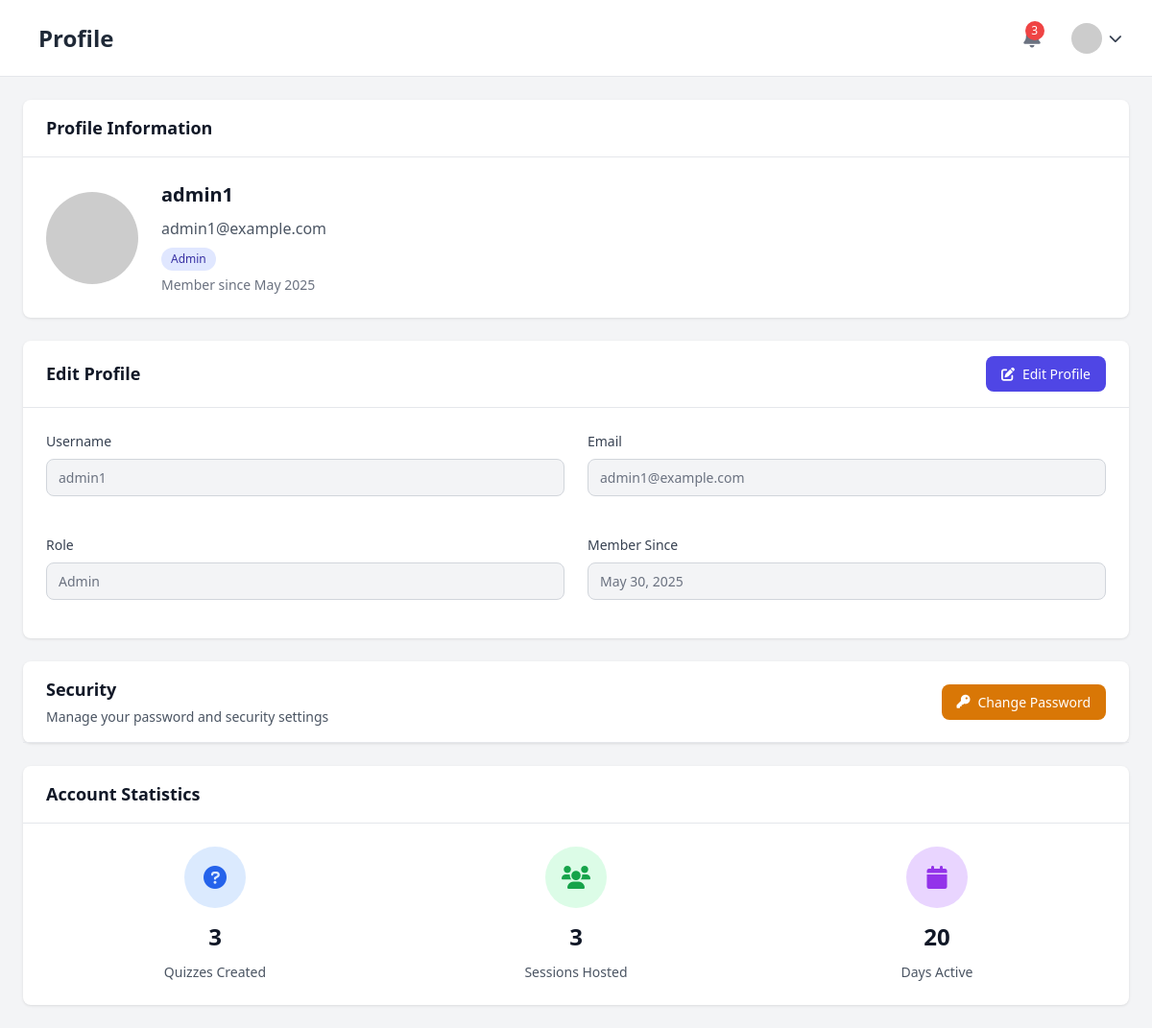
The page /pages/profile.php (signed in) on the database its author committed.
### tables this page shows
CREATE TABLE `users` (
  `user_id` bigint unsigned NOT NULL AUTO_INCREMENT,
  `username` varchar(50) NOT NULL,
  `password_hash` text NOT NULL,
  `email` varchar(100) DEFAULT NULL,
  `role` enum('admin','participant') DEFAULT 'participant',
  `created_at` timestamp NULL DEFAULT CURRENT_TIMESTAMP,
  `last_login` timestamp NULL DEFAULT NULL,
  `last_logout` timestamp NULL DEFAULT NULL,
  `last_login_ip` varchar(45) DEFAULT NULL,
  `session_count` int DEFAULT '0',
  PRIMARY KEY (`user_id`),
  UNIQUE KEY `username` (`username`)
);

### assets/php/profile_data.php (called while the page is built, shortened)
<?php
require_once 'koneksi_db.php';
$current_user_id = $_SESSION['user_id'];
function getUserData($koneksi, $user_id) {
  $sql = "SELECT user_id, username, email, role, created_at FROM users WHERE user_id = ?";
  $stmt = $koneksi->prepare($sql);
  $stmt->bind_param("i", $user_id);
  $stmt->execute();
  $result = $stmt->get_result();
  return $result->fetch_assoc();
}
function getUserQuizCount($koneksi, $user_id) {
  $sql = "SELECT COUNT(*) as total FROM quizzes WHERE created_by = ?";
  $stmt = $koneksi->prepare($sql);
  $stmt->bind_param("i", $user_id);
  $stmt->execute();
  $result = $stmt->get_result();
  return $result->fetch_assoc()['total'] ?? 0;
}
function getUserSessionCount($koneksi, $user_id) {
  $sql = "SELECT COUNT(DISTINCT qs.session_id) as total
          FROM quiz_sessions qs
          JOIN quizzes q ON qs.quiz_id = q.quiz_id
          WHERE q.created_by = ?";
  $stmt = $koneksi->prepare($sql);
  $stmt->bind_param("i", $user_id);
  $stmt->execute();
  $result = $stmt->get_result();
  return $result->fetch_assoc()['total'] ?? 0;
}
function getDaysActive($created_at) {
  $join_date = new DateTime($created_at);
  $now = new DateTime();
  $diff = $now->diff($join_date);
  return $diff->days;
}
$user_data = getUserData($koneksi, $current_user_id);
$quiz_count = getUserQuizCount($koneksi, $current_user_id);
$session_count = getUserSessionCount($koneksi, $current_user_id);
$days_active = getDaysActive($user_data['created_at']);
?>

### pages/profile.php (the view, shortened to what this page needs)
<?php
require_once '../assets/php/profile_data.php';
?>
<!DOCTYPE html>
<html lang="en">
<head>
<script src="https://cdn.tailwindcss.com"></script>
<link rel="stylesheet" href="https://cdnjs.cloudflare.com/ajax/libs/font-awesome/6.0.0/css/all.min.css">
<link rel="stylesheet" href="../assets/css/profile.css">
</head>
<body class="bg-gray-100">
<div class="profile-layout" >
    <div class="profile-main-container">
        <header class="profile-header">
            <div class="profile-header-content">
                <div class="profile-header-left">
                    <h2 class="profile-header-title">Profile</h2>
                </div>
                <div class="profile-header-right">
                    <button class="profile-header-notification">
                        <span class="profile-header-notification-badge">3</span>
                    </button>
                    <div class="profile-header-dropdown" x-data="{ open: false }">
                        <button @click="open = !open" class="profile-header-dropdown-btn">
                            <img class="profile-header-dropdown-avatar"
                                 src="https://ui-avatars.com/api/?name=<?php echo urlencode($user_data['username']); ?>&background=6366f1&color=fff"
                                 alt="Profile">
                            <i class="fas fa-chevron-down profile-header-dropdown-icon"></i>
                        </button>
                    </div>
                </div>
            </div>
        </header>
        <main class="profile-content-area">
            <div class="profile-max-width">
                <div class="profile-card spaced">
                    <div class="profile-card-header">
                        <h3 class="profile-card-title">Profile Information</h3>
                    </div>
                    <div class="profile-card-content">
                        <div class="profile-info-container">
                            <div class="profile-info-avatar-wrapper">
                                <img class="profile-info-avatar"
                                     src="https://ui-avatars.com/api/?name=<?php echo urlencode($user_data['username']); ?>&background=6366f1&color=fff&size=96"
                                     alt="Profile Picture">
                            </div>
                            <div class="profile-info-details">
                                <h4 class="profile-info-name"><?php echo htmlspecialchars($user_data['username']); ?></h4>
                                <p class="profile-info-email"><?php echo htmlspecialchars($user_data['email']); ?></p>
                                <p class="text-sm text-gray-500">
                                    <span class="profile-info-role-badge">
                                        <?php echo ucfirst($user_data['role']); ?>
                                    </span>
                                </p>
                                <p class="profile-info-member-since">
                                    Member since <?php echo date('F Y', strtotime($user_data['created_at'])); ?>
                                </p>
                            </div>
                        </div>
                    </div>
                </div>
                <div class="profile-card" x-data="{ editMode: false }">
                    <div class="profile-card-header with-action">
                        <h3 class="profile-card-title">Edit Profile</h3>
                        <button @click="editMode = !editMode"
                                class="profile-btn primary">
                            <i class="fas fa-edit profile-btn-icon"></i>
                            <span x-text="editMode ? 'Cancel' : 'Edit Profile'"></span>
                        </button>
                    </div>
                    <div class="profile-card-content">
                        <form method="POST" action="">
                            <div class="profile-form-grid">
                                <div class="profile-form-group">
                                    <label for="username" class="profile-form-label">Username</label>
                                    <input type="text"
                                           id="username"
                                           name="username"
                                           value="<?php echo htmlspecialchars($user_data['username']); ?>"
                                           :disabled="!editMode"
                                           required
                                           class="profile-form-input disabled">
                                </div>
                                <div class="profile-form-group">
                                    <label for="email" class="profile-form-label">Email</label>
                                    <input type="email"
                                           id="email"
                                           name="email"
                                           value="<?php echo htmlspecialchars($user_data['email']); ?>"
                                           :disabled="!editMode"
                                           required
                                           class="profile-form-input disabled">
                                </div>
                                <div class="profile-form-group">
                                    <label for="role" class="profile-form-label">Role</label>
                                    <input type="text"
                                           id="role"
                                           value="<?php echo ucfirst($user_data['role']); ?>"
                                           disabled
                                           class="profile-form-input readonly">
                                </div>
                                <div class="profile-form-group">
                                    <label for="created_at" class="profile-form-label">Member Since</label>
                                    <input type="text"
                                           id="created_at"
                                           value="<?php echo date('F j, Y', strtotime($user_data['created_at'])); ?>"
                                           disabled
                                           class="profile-form-input readonly">
                                </div>
                            </div>
                        </form>
                    </div>
                </div>
                <div class="profile-card spaced-top" x-data="{ showPasswordForm: false }">
                    <div class="profile-card-header with-action">
                        <div>
                            <h3 class="profile-card-title">Security</h3>
                            <p class="profile-card-subtitle">Manage your password and security settings</p>
                        </div>
                        <button @click="showPasswordForm = !showPasswordForm"
                                class="profile-btn warning">
                            <i class="fas fa-key profile-btn-icon"></i>
                            <span x-text="showPasswordForm ? 'Cancel' : 'Change Password'"></span>
                        </button>
                    </div>
                </div>
                <div class="profile-card spaced-top">
                    <div class="profile-card-header">
                        <h3 class="profile-card-title">Account Statistics</h3>
                    </div>
                    <div class="profile-card-content">
                        <div class="profile-stats-grid">
                            <div class="profile-stat-item">
                                <div class="profile-stat-icon-wrapper blue">
                                    <i class="fas fa-question-circle profile-stat-icon blue"></i>
                                </div>
                                <h4 class="profile-stat-value"><?php echo $quiz_count; ?></h4>
                                <p class="profile-stat-label">Quizzes Created</p>
                            </div>
                            <div class="profile-stat-item">
                                <div class="profile-stat-icon-wrapper green">
                                    <i class="fas fa-users profile-stat-icon green"></i>
                                </div>
                                <h4 class="profile-stat-value"><?php echo $session_count; ?></h4>
                                <p class="profile-stat-label">Sessions Hosted</p>
                            </div>
                            <div class="profile-stat-item">
                                <div class="profile-stat-icon-wrapper purple">
                                    <i class="fas fa-calendar profile-stat-icon purple"></i>
                                </div>
                                <h4 class="profile-stat-value"><?php echo $days_active; ?></h4>
                                <p class="profile-stat-label">Days Active</p>
                            </div>
                        </div>
                    </div>
                </div>
            </div>
        </main>
    </div>
</div>
</body>
</html>

### rows shown on the page
users: username "admin1", email "admin1@example.com", role "Admin", created_at "May 2025", created_at "May 30, 2025", created_at "20"

### other values the page prints
$quiz_count "3"
$session_count "3"
